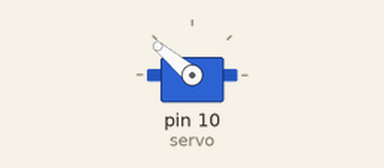
Bench run of a sketch on a simulated Arduino Uno, built with avr-gcc and run on an emulated ATmega328P. Parts: servo. At 0.1 s the program stops and its outputs stay as they are.

Above: at 0.1 s.
Timing chart, 0 to 1.6 s (numbered marks = the images above):
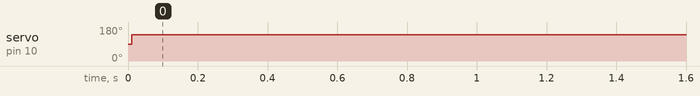

The sketch:

RoboticHand.ino
```cpp
#include <Servo.h>

Servo servo;

void setup()
{
  servo.attach(10);
  //servo.attach(10);
  //servo.attach(10);
  //servo.attach(10);
}

void loop()
{
  //servo.write(0);
 // servo.write(30);
  for(int i=140; i>40; i=i-10)
  {
    delay(10);
    servo.write(i);
    delay(30);
    //servo.write(0);
    for(int j=0; j<i; j=j-10)
    {
      delay(10);
    servo.write(i);
    delay(30);
    }
  }
  delay(300);

  for(int i=40; i<140; i=i+10)
  {
    delay(10);
    servo.write(i);
    delay(30);
  }
  delay(300);
 }
```

Measured:
- by itself, servo on pin 10 (servo): 90° → 140° at 0.01 s
